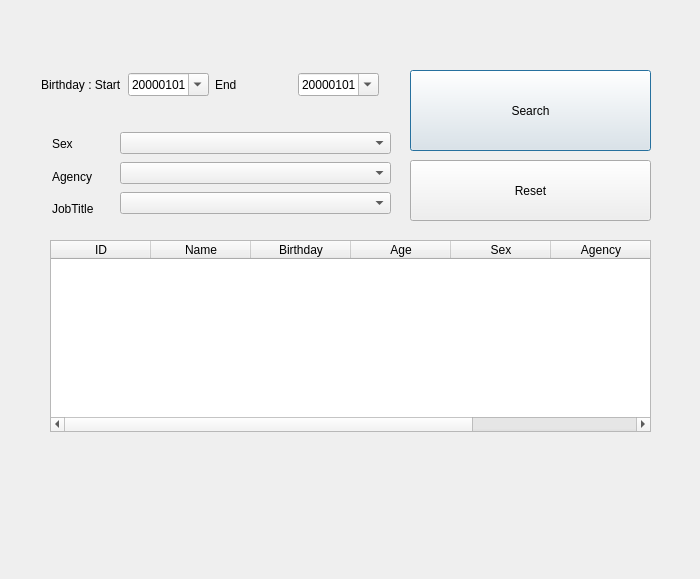
<?xml version="1.0" encoding="UTF-8"?>
<ui version="4.0">
 <class>Dialog</class>
 <widget class="QDialog" name="Dialog">
  <property name="geometry">
   <rect>
    <x>0</x>
    <y>0</y>
    <width>700</width>
    <height>579</height>
   </rect>
  </property>
  <property name="windowTitle">
   <string>Dialog</string>
  </property>
  <widget class="QPushButton" name="btnSearch">
   <property name="geometry">
    <rect>
     <x>410</x>
     <y>70</y>
     <width>241</width>
     <height>81</height>
    </rect>
   </property>
   <property name="text">
    <string>Search</string>
   </property>
  </widget>
  <widget class="QTableWidget" name="tableWidget">
   <property name="geometry">
    <rect>
     <x>50</x>
     <y>240</y>
     <width>601</width>
     <height>192</height>
    </rect>
   </property>
   <column>
    <property name="text">
     <string>ID</string>
    </property>
   </column>
   <column>
    <property name="text">
     <string>Name</string>
    </property>
   </column>
   <column>
    <property name="text">
     <string>Birthday</string>
    </property>
   </column>
   <column>
    <property name="text">
     <string>Age</string>
    </property>
   </column>
   <column>
    <property name="text">
     <string>Sex</string>
    </property>
   </column>
   <column>
    <property name="text">
     <string>Agency</string>
    </property>
   </column>
   <column>
    <property name="text">
     <string>JobTitle</string>
    </property>
   </column>
  </widget>
  <widget class="QWidget" name="layoutWidget">
   <property name="geometry">
    <rect>
     <x>41</x>
     <y>71</y>
     <width>338</width>
     <height>28</height>
    </rect>
   </property>
   <layout class="QHBoxLayout" name="horizontalLayout">
    <item>
     <widget class="QLabel" name="label">
      <property name="text">
       <string>Birthday : Start</string>
      </property>
     </widget>
    </item>
    <item>
     <widget class="QDateEdit" name="dateEdit_st">
      <property name="displayFormat">
       <string>yyyyMMdd</string>
      </property>
      <property name="calendarPopup">
       <bool>true</bool>
      </property>
     </widget>
    </item>
    <item>
     <widget class="QLabel" name="label_2">
      <property name="text">
       <string>End</string>
      </property>
     </widget>
    </item>
    <item>
     <widget class="QDateEdit" name="dateEdit_end">
      <property name="displayFormat">
       <string>yyyyMMdd</string>
      </property>
      <property name="calendarPopup">
       <bool>true</bool>
      </property>
     </widget>
    </item>
   </layout>
  </widget>
  <widget class="QWidget" name="layoutWidget">
   <property name="geometry">
    <rect>
     <x>52</x>
     <y>131</y>
     <width>58</width>
     <height>91</height>
    </rect>
   </property>
   <layout class="QVBoxLayout" name="verticalLayout">
    <item>
     <widget class="QLabel" name="label_3">
      <property name="text">
       <string>Sex</string>
      </property>
     </widget>
    </item>
    <item>
     <widget class="QLabel" name="label_5">
      <property name="text">
       <string>Agency</string>
      </property>
     </widget>
    </item>
    <item>
     <widget class="QLabel" name="label_4">
      <property name="text">
       <string>JobTitle</string>
      </property>
     </widget>
    </item>
   </layout>
  </widget>
  <widget class="QWidget" name="layoutWidget">
   <property name="geometry">
    <rect>
     <x>120</x>
     <y>130</y>
     <width>271</width>
     <height>89</height>
    </rect>
   </property>
   <layout class="QVBoxLayout" name="verticalLayout_2">
    <item>
     <widget class="QComboBox" name="cbSex"/>
    </item>
    <item>
     <widget class="QComboBox" name="cbAgency"/>
    </item>
    <item>
     <widget class="QComboBox" name="cbJobTitle"/>
    </item>
   </layout>
  </widget>
  <widget class="QPushButton" name="btnReset">
   <property name="geometry">
    <rect>
     <x>410</x>
     <y>160</y>
     <width>241</width>
     <height>61</height>
    </rect>
   </property>
   <property name="text">
    <string>Reset</string>
   </property>
  </widget>
 </widget>
 <resources/>
 <connections/>
</ui>
